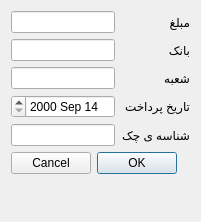
<?xml version="1.0" encoding="UTF-8"?>
<ui version="4.0">
 <class>Dialog_AddCheck</class>
 <widget class="QDialog" name="Dialog_AddCheck">
  <property name="geometry">
   <rect>
    <x>0</x>
    <y>0</y>
    <width>201</width>
    <height>222</height>
   </rect>
  </property>
  <property name="windowTitle">
   <string>Dialog</string>
  </property>
  <property name="layoutDirection">
   <enum>Qt::RightToLeft</enum>
  </property>
  <layout class="QFormLayout" name="formLayout">
   <item row="0" column="0">
    <widget class="QLabel" name="label_Money">
     <property name="text">
      <string>مبلغ</string>
     </property>
     <property name="buddy">
      <cstring>lineEdit_Money</cstring>
     </property>
    </widget>
   </item>
   <item row="0" column="1">
    <widget class="QLineEdit" name="lineEdit_Money"/>
   </item>
   <item row="2" column="0">
    <widget class="QLabel" name="label_Bank">
     <property name="text">
      <string>بانک</string>
     </property>
     <property name="buddy">
      <cstring>lineEdit_Bank</cstring>
     </property>
    </widget>
   </item>
   <item row="2" column="1">
    <widget class="QLineEdit" name="lineEdit_Bank"/>
   </item>
   <item row="7" column="0">
    <widget class="QLabel" name="label_Date">
     <property name="text">
      <string>تاریخ پرداخت</string>
     </property>
     <property name="buddy">
      <cstring>dateEdit</cstring>
     </property>
    </widget>
   </item>
   <item row="7" column="1">
    <widget class="QDateEdit" name="dateEdit">
     <property name="minimumDate">
      <date>
       <year>2000</year>
       <month>9</month>
       <day>14</day>
      </date>
     </property>
    </widget>
   </item>
   <item row="10" column="0">
    <widget class="QLabel" name="label_Shenase">
     <property name="text">
      <string>شناسه ی چک</string>
     </property>
     <property name="buddy">
      <cstring>lineEdit_Shenase</cstring>
     </property>
    </widget>
   </item>
   <item row="10" column="1">
    <widget class="QLineEdit" name="lineEdit_Shenase"/>
   </item>
   <item row="12" column="0" colspan="2">
    <widget class="QDialogButtonBox" name="buttonBox">
     <property name="orientation">
      <enum>Qt::Horizontal</enum>
     </property>
     <property name="standardButtons">
      <set>QDialogButtonBox::Cancel|QDialogButtonBox::Ok</set>
     </property>
    </widget>
   </item>
   <item row="4" column="0">
    <widget class="QLabel" name="label_Shobe">
     <property name="text">
      <string>شعبه</string>
     </property>
     <property name="buddy">
      <cstring>lineEdit_Shobe</cstring>
     </property>
    </widget>
   </item>
   <item row="4" column="1">
    <widget class="QLineEdit" name="lineEdit_Shobe"/>
   </item>
  </layout>
 </widget>
 <resources/>
 <connections>
  <connection>
   <sender>buttonBox</sender>
   <signal>rejected()</signal>
   <receiver>Dialog_AddCheck</receiver>
   <slot>reject()</slot>
   <hints>
    <hint type="sourcelabel">
     <x>325</x>
     <y>324</y>
    </hint>
    <hint type="destinationlabel">
     <x>286</x>
     <y>274</y>
    </hint>
   </hints>
  </connection>
  <connection>
   <sender>buttonBox</sender>
   <signal>accepted()</signal>
   <receiver>Dialog_AddCheck</receiver>
   <slot>onAcceptClicked()</slot>
   <hints>
    <hint type="sourcelabel">
     <x>165</x>
     <y>310</y>
    </hint>
    <hint type="destinationlabel">
     <x>242</x>
     <y>290</y>
    </hint>
   </hints>
  </connection>
 </connections>
 <slots>
  <slot>onAcceptClicked()</slot>
 </slots>
</ui>
